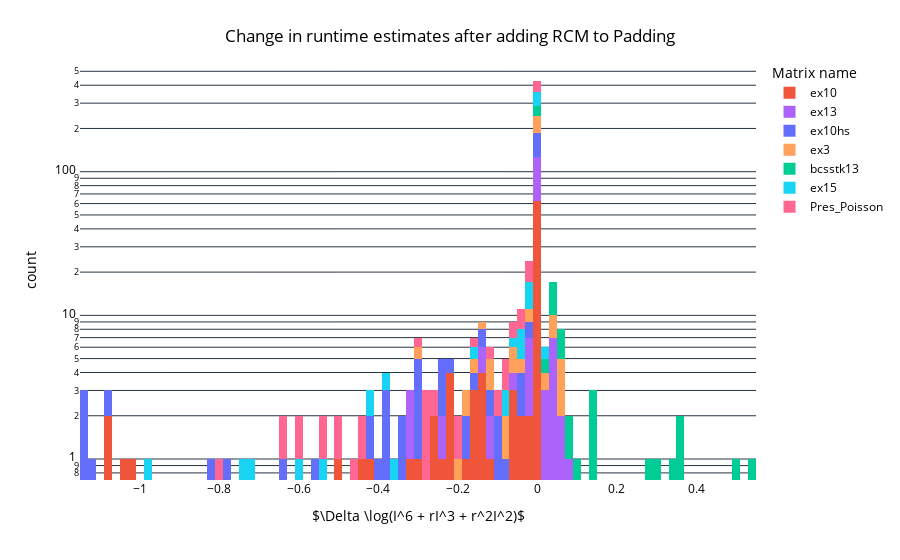

Source (notebook cell):
### Code cell
fig = px.histogram(rcm_padding_diff_df, x="log_obj_func_diff", nbins=100, log_y=True, 
                   color="matrix_name",
                #  histnorm="probability",  # won't add up to one overall when multiple groups are used
                  color_discrete_map=matrix_color_map,
                  labels={
                      "log_obj_func_diff": r'$\Delta \log(I^6 + rI^3 + r^2I^2)$',
                      "matrix_name": "Matrix name",
                      "tile_size": "Tile size",
                  })
fig.update_layout(
        title={
            'text': "Change in runtime estimates after adding RCM to Padding",
            'x': 0.5,
            'xanchor': 'center',
            'yanchor': 'top'
        },
        plot_bgcolor='white',  # Plot area background color
        paper_bgcolor='white',  # Entire figure background color
        font=dict(color='black'),  # Font color
    )
fig.show()
fig.write_image("plots/rcm_padding_log_obj_func_diff_plot.pdf")

### Figure 1 — Plotly figure (JSON) as saved in the notebook; plotly's stock layout.template omitted (floating-point values rounded to 4 significant figures)
{"data": [{"alignmentgroup": "True", "bingroup": "x", "hovertemplate": "Matrix name=ex10<br>$\\Delta \\log(I^6 + rI^3 + r^2I^2)$=%{x}<br>count=%{y}<extra></extra>", "legendgroup": "ex10", "marker": {"color": "#EF553B", "pattern": {"shape": ""}}, "name": "ex10", "nbinsx": 100, "offsetgroup": "ex10", "orientation": "v", "showlegend": true, "x": [-1.081, -0.269, -0.2134, -0.2283, -0.1618, -0.05828, -0.01183, -0.0006222, -0.0001487, -5.923e-05, 0.0, 0.0, 0.0, 0.0, 0.0, -0.0001225, 0.0001424, 0.0, -1.09, -0.4176, -0.1568, -0.2225, -0.179, -0.2172, -0.2913, -0.006471, -0.00128, -6.83e-06, 2.23e-06, 0.0, 0.0, 0.0, 0.0, 0.0, 0.0, -0.1218, -0.002013, -0.0004564, 0.0, 0.0, 0.0, 0.0, -0.316, -0.1412, -0.1319, -0.1699, -0.2646, -0.1355, -0.009946, 9.648e-05, 0.0, 2.314e-05, 1.494e-06, 0.0, 0.0, 0.0, 0.0, -0.4922, -0.05244, -0.006261, -0.0005541, 1.9e-06, 0.0, 0.0, 0.0, 0.0, 0.0, 0.0, -1.032, -0.2494, -0.4395, -0.1372, -0.05386, -0.03251, -0.0376, -0.001179, -0.0001109, 1.489e-06, 0.0, 0.0, 0.0, 0.0, 0.0, 0.0, 0.0, -0.001652, 0.0, 0.0, -1.025, -0.02584, -0.00087, 0.0001942, 3.63e-06, 0.0, 0.0], "xaxis": "x", "yaxis": "y", "type": "histogram"}, {"alignmentgroup": "True", "bingroup": "x", "hovertemplate": "Matrix name=ex13<br>$\\Delta \\log(I^6 + rI^3 + r^2I^2)$=%{x}<br>count=%{y}<extra></extra>", "legendgroup": "ex13", "marker": {"color": "#AB63FA", "pattern": {"shape": ""}}, "name": "ex13", "nbinsx": 100, "offsetgroup": "ex13", "orientation": "v", "showlegend": true, "x": [-0.02184, 0.0007076, 3.038e-05, 0.0, 0.0, -0.3268, -0.1365, -0.0166, -0.1137, 0.03474, 0.002438, 0.05087, 0.05333, 0.005641, 0.001821, 4.326e-05, 1.754e-05, 2.349e-06, 4.641e-07, 0.0, 0.0, 0.0, 0.0, 0.0, 3.085e-05, 0.0, 0.0, -0.02925, -0.0008411, -0.0001325, 0.0, 0.0, 0.0, 0.0, 0.001093, 0.0001552, 0.0, -0.3271, 0.07028, -0.1472, 0.01243, 0.01334, 0.04776, 0.03951, 0.03865, 0.04993, 0.04748, 0.01386, 0.0007598, 0.00019, 4.913e-05, 1.748e-05, 4.955e-06, 3.565e-07, 0.0, 0.0, 0.0, 0.0, 0.0, 0.0, 3.114e-05, 0.0, 0.0, -5.208e-05, 0.0, 0.0, -0.0008264, -6.62e-05, 0.0, 0.0, 0.0, -0.2495, 0.04491, -0.05191, -0.02588, -0.01027, 0.0003029, 0.0003585, 3.044e-05, 0.0, 0.0, 0.0, 0.0, 0.0, 0.0, 0.0, -1.961e-05, 0.0, 0.0], "xaxis": "x", "yaxis": "y", "type": "histogram"}, {"alignmentgroup": "True", "bingroup": "x", "hovertemplate": "Matrix name=ex10hs<br>$\\Delta \\log(I^6 + rI^3 + r^2I^2)$=%{x}<br>count=%{y}<extra></extra>", "legendgroup": "ex10hs", "marker": {"color": "#636EFA", "pattern": {"shape": ""}}, "name": "ex10hs", "nbinsx": 100, "offsetgroup": "ex10hs", "orientation": "v", "showlegend": true, "x": [0.0, -1.143, -1.116, -0.6347, -0.2449, -0.3078, -0.1361, -0.01822, -0.001817, -0.0001391, 0.0, 0.0, 0.0, 0.0, 0.0, 0.0, -0.3848, -0.1073, -0.0487, -0.0005174, -9.92e-06, 0.0, 0.0, -0.0002343, 0.0, 0.0, -0.0002357, 0.0, 0.0, -1.148, -0.7827, -0.4152, -0.2246, -0.3483, -0.1768, -0.113, -0.004014, -0.001667, -3.58e-05, 0.0, 0.0, 0.0, 0.0, 0.0, 0.0, 0.0, 0.0, -0.2416, -0.1512, -0.004883, -0.0004445, 0.0, 0.0, 0.0, -1.081, -0.344, -0.8161, -0.2902, -0.07139, -0.04478, -0.02466, -0.005139, -0.0005644, 0.0, 0.0, 0.0, 0.0, 0.0, 0.0, 0.0, 0.0, 0.0, -1.144, -0.3848, -0.3798, -0.553, -0.3916, -0.247, -0.3024, -0.3078, -0.1403, -0.09614, -0.008256, -0.006885, -0.0003618, -0.0001741, -4.423e-05, 0.0, 0.0, 0.0, 0.0, 0.0, 0.0, 0.0, 0.0], "xaxis": "x", "yaxis": "y", "type": "histogram"}, {"alignmentgroup": "True", "bingroup": "x", "hovertemplate": "Matrix name=ex3<br>$\\Delta \\log(I^6 + rI^3 + r^2I^2)$=%{x}<br>count=%{y}<extra></extra>", "legendgroup": "ex3", "marker": {"color": "#FFA15A", "pattern": {"shape": ""}}, "name": "ex3", "nbinsx": 100, "offsetgroup": "ex3", "orientation": "v", "showlegend": true, "x": [0.04009, -0.1104, -0.1136, -0.04022, 0.006353, 0.0003114, 0.0, 0.0, 0.0, 0.0, 0.0, 0.0005072, -0.0003244, 0.0, 0.0, 0.0, -0.0004679, 0.0005673, 0.0, 0.06028, -0.007375, -0.000125, -3.501e-05, 6.058e-07, 0.0, 0.0, 0.06642, 0.03581, -0.07772, -0.02894, -0.02893, -0.00773, 0.000142, 0.0003742, 5.904e-06, 0.0, 0.0, 0.0, 0.0, 0.0, 0.0, 0.0, 0.0, 0.06936, 0.04032, -0.297, -0.05365, -0.1941, -0.1627, -0.188, -0.1382, 0.01034, -0.002848, 0.0006407, 0.0003695, 0.0006175, 1.785e-05, 0.0, 5.352e-06, 1.679e-06, 0.0, 0.0, 0.0, 0.0, 0.0, 0.0, 3.37e-05, 0.0, 0.0, -0.05779, 8.975e-05, 8.754e-05, 0.0, 0.0, 3.275e-05, 0.0, 0.0], "xaxis": "x", "yaxis": "y", "type": "histogram"}, {"alignmentgroup": "True", "bingroup": "x", "hovertemplate": "Matrix name=bcsstk13<br>$\\Delta \\log(I^6 + rI^3 + r^2I^2)$=%{x}<br>count=%{y}<extra></extra>", "legendgroup": "bcsstk13", "marker": {"color": "#00CC96", "pattern": {"shape": ""}}, "name": "bcsstk13", "nbinsx": 100, "offsetgroup": "bcsstk13", "orientation": "v", "showlegend": true, "x": [0.5088, 0.08887, 0.0309, -5.232e-07, 0.0, 0.1445, 0.3554, 0.3042, 0.5343, 0.2824, 0.1498, 0.03098, 0.002192, -2.221e-06, -3.86e-07, -1.853e-07, -6.8e-08, -6.809e-09, 0.0, 0.0, 0.001504, 0.0007572, -4.958e-08, 0.0, 0.0, 0.0, 0.05596, 0.1377, 0.03049, 0.003905, 1.132e-05, 0.0, 0.0, 0.3699, 0.3311, 0.03721, 0.003793, -3.435e-06, -6.778e-09, 0.0, 0.05262, 0.007505, -1.306e-06, -6.839e-09, 0.0, 0.03531, 0.02013, 0.005963, -4.973e-07, -3.338e-08, 0.0, 0.0, 0.0, 0.03398, 0.09176, 0.05597, 0.03931, 0.008511, -4.076e-06, -1.871e-07, -5.019e-08, -6.87e-09, 0.0, 0.0, 0.001118, -1.023e-07, 0.0], "xaxis": "x", "yaxis": "y", "type": "histogram"}, {"alignmentgroup": "True", "bingroup": "x", "hovertemplate": "Matrix name=ex15<br>$\\Delta \\log(I^6 + rI^3 + r^2I^2)$=%{x}<br>count=%{y}<extra></extra>", "legendgroup": "ex15", "marker": {"color": "#19D3F3", "pattern": {"shape": ""}}, "name": "ex15", "nbinsx": 100, "offsetgroup": "ex15", "orientation": "v", "showlegend": true, "x": [-0.6069, -0.7428, 0.0, 0.0, 0.0, -0.4102, -0.1564, -0.7189, -0.02571, 0.0, 0.0, 0.0, 0.0, 0.0, -0.02919, -0.04468, -0.05627, -0.01637, 6.548e-05, -6.812e-06, -7.819e-08, -4.786e-09, 0.0, -1.676e-10, 0.0, -0.5333, -0.008991, -0.07491, 0.01049, -0.007263, -0.001783, -0.0007315, -0.0001691, 0.0, 0.0, 0.0, 0.0, 0.0, 0.0, 0.0, 0.0, 0.0, -0.002763, -0.0002168, -4.169e-05, 0.0, 0.0, 0.0, 0.0, -0.03528, -0.03938, 3.069e-05, 0.0, 0.0, 0.0, 0.0, -0.3523, -0.004805, -0.01979, 0.005213, -0.001479, -0.0005415, -0.0005671, 0.0, 0.0, 0.0, 0.0, 0.0, 0.0, 0.0, 0.0, -0.9832, -0.3719, -0.01166, -0.002308, 5.46e-05, 0.0, 0.0, 0.0, 0.0, 0.0, 0.0, -0.02516, -0.0001595, -2.051e-05, 0.0, 0.0, 0.0, 0.0, 0.0, 0.0], "xaxis": "x", "yaxis": "y", "type": "histogram"}, {"alignmentgroup": "True", "bingroup": "x", "hovertemplate": "Matrix name=Pres_Poisson<br>$\\Delta \\log(I^6 + rI^3 + r^2I^2)$=%{x}<br>count=%{y}<extra></extra>", "legendgroup": "Pres_Poisson", "marker": {"color": "#FF6692", "pattern": {"shape": ""}}, "name": "Pres_Poisson", "nbinsx": 100, "offsetgroup": "Pres_Poisson", "orientation": "v", "showlegend": true, "x": [-0.4432, -0.2898, -0.08173, -0.05504, -0.007614, -0.0008543, -0.0001372, -1.18e-05, -3.084e-07, -5.122e-08, -1.51e-09, -8.095e-10, -1.662e-11, 0.0, 0.0, -1.515e-05, -1.661e-11, 0.0, 0.0, -0.005331, -0.0004647, -5.355e-05, -1.039e-08, -3.879e-10, 0.0, 0.0, -0.6013, -0.7997, -0.6456, -0.1607, -0.01792, -0.01377, -0.00798, -0.002294, -0.0001538, -3.472e-06, -1.031e-07, -2.924e-09, -7.91e-11, 0.0, 0.0, 0.0, -8.949e-06, 0.0, 0.0, -0.4639, -0.2557, -0.01886, -0.00201, -0.0002093, -1.363e-05, -3.986e-07, -1.487e-08, -1.186e-10, 0.0, 0.0, -0.5315, -0.2799, -0.4925, -0.2971, -0.2076, -0.06528, -0.09811, -0.008016, -0.0356, -0.027, -0.005188, -0.01139, -0.02084, -0.01032, -0.001472, -0.0002041, -2.457e-05, -5.368e-06, -6.279e-07, -1.655e-07, -9.076e-08, -2.303e-08, -6.077e-09, -3.575e-09, -8.085e-10, -1.185e-10, -1.661e-11, 0.0, 0.0, -0.2813, -0.07189, -0.03562, -0.1204, -0.04065, -0.0003824, -9.183e-05, -1.198e-06, -6.088e-09, -1.663e-11, 0.0, -0.007841, 8.525e-05, -8.336e-07, -3.883e-10, 0.0], "xaxis": "x", "yaxis": "y", "type": "histogram"}], "layout": {"xaxis": {"anchor": "y", "domain": [0.0, 1.0], "title": {"text": "$\\Delta \\log(I^6 + rI^3 + r^2I^2)$"}}, "yaxis": {"anchor": "x", "domain": [0.0, 1.0], "title": {"text": "count"}, "type": "log"}, "legend": {"title": {"text": "Matrix name"}, "tracegroupgap": 0}, "margin": {"t": 60}, "barmode": "relative", "title": {"text": "Change in runtime estimates after adding RCM to Padding", "x": 0.5, "xanchor": "center", "yanchor": "top"}, "font": {"color": "black"}, "plot_bgcolor": "white", "paper_bgcolor": "white"}}
